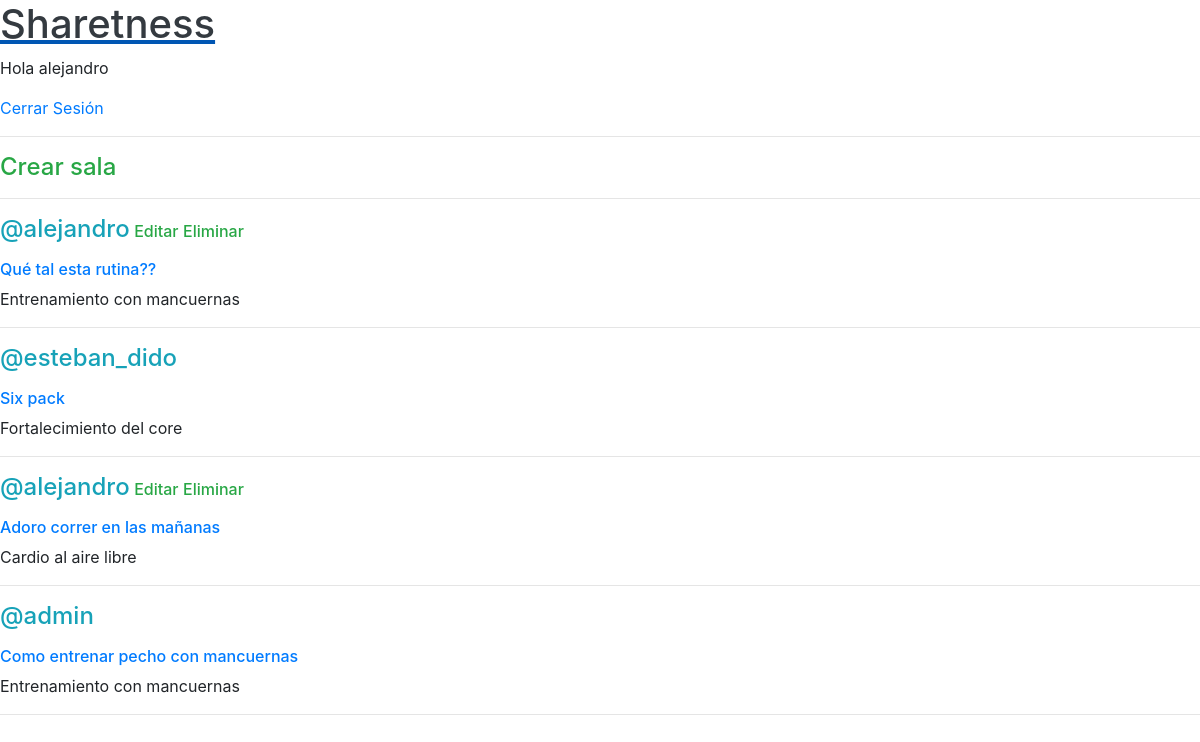
Screenshot of / (signed in) with the database file from the repository.
### forum/models.py (models this page shows, shortened)
class Room(models.Model):
    host = models.ForeignKey(User, on_delete=models.SET_NULL, null=True)
    topic = models.ForeignKey(Topic, on_delete=models.SET_NULL, null=True)
    name = models.CharField(max_length=200)
    description =models.TextField(null=True, blank=True)
    update = models.DateTimeField(auto_now=True)
    created = models.DateTimeField(auto_now_add=True)
    class Meta:
        ordering = ['-update', '-created']

class Topic(models.Model):
    name = models.CharField(max_length=200)
    def __str__(self):
        return self.name

### forum/views.py (the view)
# urls.py: path('', views.home, name="home"),
def home(request):
    rooms = Room.objects.all()
    context = {'rooms': rooms}
    return render(request, 'forum/home.html', context)

### forum/templates/forum/home.html
{% extends 'main.html' %}
{% block content %}
    <a href={% url 'create-room' %} class="h4 text-success">Crear sala</a>
    <hr>
    <div class="room-container">
        {% for room in rooms %}
            <h4 style="display: inline;"><span class="text-info">@{{ room.host.username }}</span></h4>
            {% if request.user == room.host %}
            <a href={% url 'update-room' room.id %} class="text-success h6">Editar</a>
            <a href={% url 'delete-room' room.id %} class="text-success h6">Eliminar</a>
            {% endif %}
            <p class="h6 mt-3 "><a href="/room/{{room.id}}">{{ room.name }}</a></p>
            <p>{{ room.topic }}</p>
            <hr>
        {% endfor %}
    </div>
{% endblock content %}

### templates/navbar.html
<a href="/">
    <h1 class="text-dark ">Sharetness</h1>
</a>
{% if request.user.is_authenticated %}
    <p>Hola {{ request.user.username }} </p><a href={% url 'logout' %}>Cerrar Sesión</a>
{% else %}
    <a href={% url 'login' %}>Iniciar Sesión</a>
{% endif %}
<hr>

### rows the page displays
Room: host.username "alejandro", shows "Editar", name "Qué tal esta rutina??", topic "Entrenamiento con mancuernas"
Room: host.username "esteban_dido", name "Six pack", topic "Fortalecimiento del core"
Room: host.username "alejandro", shows "Editar", name "Adoro correr en las mañanas", topic "Cardio al aire libre"
Room: host.username "admin", name "Como entrenar pecho con mancuernas", topic "Entrenamiento con mancuernas"

### other values shown
{{ request.user.username }} "alejandro"
